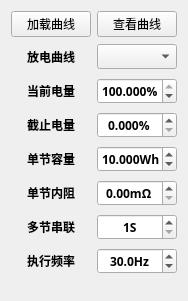
                      <widget class="QWidget" name="scrollAreaWidgetContents_5">
                       <property name="geometry">
                        <rect>
                         <x>0</x>
                         <y>0</y>
                         <width>179</width>
                         <height>301</height>
                        </rect>
                       </property>
                       <layout class="QVBoxLayout" name="verticalLayout_25">
                        <item>
                         <layout class="QHBoxLayout" name="horizontalLayout_48" stretch="1,2">
                          <item>
                           <widget class="QPushButton" name="btnBatSimLoad">
                            <property name="text">
                             <string>加载曲线</string>
                            </property>
                           </widget>
                          </item>
                          <item>
                           <widget class="QPushButton" name="btnBatSimPreview">
                            <property name="text">
                             <string>查看曲线</string>
                            </property>
                           </widget>
                          </item>
                         </layout>
                        </item>
                        <item>
                         <layout class="QHBoxLayout" name="horizontalLayout_42" stretch="1,2">
                          <item>
                           <widget class="QLabel" name="label_32">
                            <property name="minimumSize">
                             <size>
                              <width>0</width>
                              <height>28</height>
                             </size>
                            </property>
                            <property name="font">
                             <font>
                              <family>Sarasa Fixed SC SemiBold</family>
                              <bold>true</bold>
                             </font>
                            </property>
                            <property name="text">
                             <string>放电曲线</string>
                            </property>
                            <property name="alignment">
                             <set>Qt::AlignCenter</set>
                            </property>
                            <property name="margin">
                             <number>6</number>
                            </property>
                           </widget>
                          </item>
                          <item>
                           <widget class="QComboBox" name="comboBatSimCurve">
                            <property name="maximumSize">
                             <size>
                              <width>80</width>
                              <height>16777215</height>
                             </size>
                            </property>
                            <property name="font">
                             <font>
                              <family>Sarasa Fixed SC SemiBold</family>
                              <bold>true</bold>
                             </font>
                            </property>
                           </widget>
                          </item>
                         </layout>
                        </item>
                        <item>
                         <layout class="QHBoxLayout" name="horizontalLayout_44" stretch="1,2">
                          <item>
                           <widget class="QLabel" name="label_35">
                            <property name="minimumSize">
                             <size>
                              <width>0</width>
                              <height>28</height>
                             </size>
                            </property>
                            <property name="font">
                             <font>
                              <family>Sarasa Fixed SC SemiBold</family>
                              <bold>true</bold>
                             </font>
                            </property>
                            <property name="text">
                             <string>当前电量</string>
                            </property>
                            <property name="alignment">
                             <set>Qt::AlignCenter</set>
                            </property>
                            <property name="margin">
                             <number>6</number>
                            </property>
                           </widget>
                          </item>
                          <item>
                           <widget class="QDoubleSpinBox" name="spinBoxBatSimCurrent">
                            <property name="maximumSize">
                             <size>
                              <width>80</width>
                              <height>16777215</height>
                             </size>
                            </property>
                            <property name="font">
                             <font>
                              <family>Sarasa Fixed SC SemiBold</family>
                              <bold>true</bold>
                             </font>
                            </property>
                            <property name="alignment">
                             <set>Qt::AlignCenter</set>
                            </property>
                            <property name="suffix">
                             <string>%</string>
                            </property>
                            <property name="decimals">
                             <number>3</number>
                            </property>
                            <property name="minimum">
                             <double>0.000000000000000</double>
                            </property>
                            <property name="maximum">
                             <double>100.000000000000000</double>
                            </property>
                            <property name="singleStep">
                             <double>0.100000000000000</double>
                            </property>
                            <property name="stepType">
                             <enum>QAbstractSpinBox::AdaptiveDecimalStepType</enum>
                            </property>
                            <property name="value">
                             <double>100.000000000000000</double>
                            </property>
                           </widget>
                          </item>
                         </layout>
                        </item>
                        <item>
                         <layout class="QHBoxLayout" name="horizontalLayout_45" stretch="1,2">
                          <item>
                           <widget class="QLabel" name="label_37">
                            <property name="minimumSize">
                             <size>
                              <width>0</width>
                              <height>28</height>
                             </size>
                            </property>
                            <property name="font">
                             <font>
                              <family>Sarasa Fixed SC SemiBold</family>
                              <bold>true</bold>
                             </font>
                            </property>
                            <property name="text">
                             <string>截止电量</string>
                            </property>
                            <property name="alignment">
                             <set>Qt::AlignCenter</set>
                            </property>
                            <property name="margin">
                             <number>6</number>
                            </property>
                           </widget>
                          </item>
                          <item>
                           <widget class="QDoubleSpinBox" name="spinBoxBatSimStop">
                            <property name="maximumSize">
                             <size>
                              <width>80</width>
                              <height>16777215</height>
                             </size>
                            </property>
                            <property name="font">
                             <font>
                              <family>Sarasa Fixed SC SemiBold</family>
                              <bold>true</bold>
                             </font>
                            </property>
                            <property name="alignment">
                             <set>Qt::AlignCenter</set>
                            </property>
                            <property name="suffix">
                             <string>%</string>
                            </property>
                            <property name="decimals">
                             <number>3</number>
                            </property>
                            <property name="minimum">
                             <double>0.000000000000000</double>
                            </property>
                            <property name="maximum">
                             <double>100.000000000000000</double>
                            </property>
                            <property name="singleStep">
                             <double>0.100000000000000</double>
                            </property>
                            <property name="stepType">
                             <enum>QAbstractSpinBox::AdaptiveDecimalStepType</enum>
                            </property>
                            <property name="value">
                             <double>0.000000000000000</double>
                            </property>
                           </widget>
                          </item>
                         </layout>
                        </item>
                        <item>
                         <layout class="QHBoxLayout" name="horizontalLayout_43" stretch="1,2">
                          <item>
                           <widget class="QLabel" name="label_33">
                            <property name="minimumSize">
                             <size>
                              <width>0</width>
                              <height>28</height>
                             </size>
                            </property>
                            <property name="font">
                             <font>
                              <family>Sarasa Fixed SC SemiBold</family>
                              <bold>true</bold>
                             </font>
                            </property>
                            <property name="text">
                             <string>单节容量</string>
                            </property>
                            <property name="alignment">
                             <set>Qt::AlignCenter</set>
                            </property>
                            <property name="margin">
                             <number>6</number>
                            </property>
                           </widget>
                          </item>
                          <item>
                           <widget class="QDoubleSpinBox" name="spinBoxBatSimCap">
                            <property name="maximumSize">
                             <size>
                              <width>80</width>
                              <height>16777215</height>
                             </size>
                            </property>
                            <property name="font">
                             <font>
                              <family>Sarasa Fixed SC SemiBold</family>
                              <bold>true</bold>
                             </font>
                            </property>
                            <property name="alignment">
                             <set>Qt::AlignCenter</set>
                            </property>
                            <property name="suffix">
                             <string>Wh</string>
                            </property>
                            <property name="decimals">
                             <number>3</number>
                            </property>
                            <property name="minimum">
                             <double>0.000000000000000</double>
                            </property>
                            <property name="maximum">
                             <double>999.000000000000000</double>
                            </property>
                            <property name="singleStep">
                             <double>0.100000000000000</double>
                            </property>
                            <property name="stepType">
                             <enum>QAbstractSpinBox::AdaptiveDecimalStepType</enum>
                            </property>
                            <property name="value">
                             <double>10.000000000000000</double>
                            </property>
                           </widget>
                          </item>
                         </layout>
                        </item>
                        <item>
                         <layout class="QHBoxLayout" name="horizontalLayout_49" stretch="1,2">
                          <item>
                           <widget class="QLabel" name="label_40">
                            <property name="minimumSize">
                             <size>
                              <width>0</width>
                              <height>28</height>
                             </size>
                            </property>
                            <property name="font">
                             <font>
                              <family>Sarasa Fixed SC SemiBold</family>
                              <bold>true</bold>
                             </font>
                            </property>
                            <property name="text">
                             <string>单节内阻</string>
                            </property>
                            <property name="alignment">
                             <set>Qt::AlignCenter</set>
                            </property>
                            <property name="margin">
                             <number>6</number>
                            </property>
                           </widget>
                          </item>
                          <item>
                           <widget class="QDoubleSpinBox" name="spinBoxBatSimRes">
                            <property name="maximumSize">
                             <size>
                              <width>80</width>
                              <height>16777215</height>
                             </size>
                            </property>
                            <property name="font">
                             <font>
                              <family>Sarasa Fixed SC SemiBold</family>
                              <bold>true</bold>
                             </font>
                            </property>
                            <property name="alignment">
                             <set>Qt::AlignCenter</set>
                            </property>
                            <property name="suffix">
                             <string>mΩ</string>
                            </property>
                            <property name="decimals">
                             <number>2</number>
                            </property>
                            <property name="minimum">
                             <double>0.000000000000000</double>
                            </property>
                            <property name="maximum">
                             <double>1000.000000000000000</double>
                            </property>
                            <property name="singleStep">
                             <double>0.100000000000000</double>
                            </property>
                            <property name="stepType">
                             <enum>QAbstractSpinBox::AdaptiveDecimalStepType</enum>
                            </property>
                            <property name="value">
                             <double>0.000000000000000</double>
                            </property>
                           </widget>
                          </item>
                         </layout>
                        </item>
                        <item>
                         <layout class="QHBoxLayout" name="horizontalLayout_50" stretch="1,2">
                          <item>
                           <widget class="QLabel" name="label_41">
                            <property name="minimumSize">
                             <size>
                              <width>0</width>
                              <height>28</height>
                             </size>
                            </property>
                            <property name="font">
                             <font>
                              <family>Sarasa Fixed SC SemiBold</family>
                              <bold>true</bold>
                             </font>
                            </property>
                            <property name="text">
                             <string>多节串联</string>
                            </property>
                            <property name="alignment">
                             <set>Qt::AlignCenter</set>
                            </property>
                            <property name="margin">
                             <number>6</number>
                            </property>
                           </widget>
                          </item>
                          <item>
                           <widget class="QDoubleSpinBox" name="spinBoxBatSimCells">
                            <property name="maximumSize">
                             <size>
                              <width>80</width>
                              <height>16777215</height>
                             </size>
                            </property>
                            <property name="font">
                             <font>
                              <family>Sarasa Fixed SC SemiBold</family>
                              <bold>true</bold>
                             </font>
                            </property>
                            <property name="alignment">
                             <set>Qt::AlignCenter</set>
                            </property>
                            <property name="suffix">
                             <string>S</string>
                            </property>
                            <property name="decimals">
                             <number>0</number>
                            </property>
                            <property name="minimum">
                             <double>1.000000000000000</double>
                            </property>
                            <property name="maximum">
                             <double>6.000000000000000</double>
                            </property>
                            <property name="singleStep">
                             <double>0.100000000000000</double>
                            </property>
                            <property name="stepType">
                             <enum>QAbstractSpinBox::AdaptiveDecimalStepType</enum>
                            </property>
                            <property name="value">
                             <double>1.000000000000000</double>
                            </property>
                           </widget>
                          </item>
                         </layout>
                        </item>
                        <item>
                         <layout class="QHBoxLayout" name="horizontalLayout_46" stretch="1,2">
                          <item>
                           <widget class="QLabel" name="label_38">
                            <property name="minimumSize">
                             <size>
                              <width>0</width>
                              <height>28</height>
                             </size>
                            </property>
                            <property name="font">
                             <font>
                              <family>Sarasa Fixed SC SemiBold</family>
                              <bold>true</bold>
                             </font>
                            </property>
                            <property name="text">
                             <string>执行频率</string>
                            </property>
                            <property name="alignment">
                             <set>Qt::AlignCenter</set>
                            </property>
                            <property name="margin">
                             <number>6</number>
                            </property>
                           </widget>
                          </item>
                          <item>
                           <widget class="QDoubleSpinBox" name="spinBoxBatSimLoopFreq">
                            <property name="maximumSize">
                             <size>
                              <width>80</width>
                              <height>16777215</height>
                             </size>
                            </property>
                            <property name="font">
                             <font>
                              <family>Sarasa Fixed SC SemiBold</family>
                              <bold>true</bold>
                             </font>
                            </property>
                            <property name="alignment">
                             <set>Qt::AlignCenter</set>
                            </property>
                            <property name="suffix">
                             <string>Hz</string>
                            </property>
                            <property name="decimals">
                             <number>1</number>
                            </property>
                            <property name="minimum">
                             <double>0.000000000000000</double>
                            </property>
                            <property name="maximum">
                             <double>100.000000000000000</double>
                            </property>
                            <property name="singleStep">
                             <double>0.100000000000000</double>
                            </property>
                            <property name="stepType">
                             <enum>QAbstractSpinBox::AdaptiveDecimalStepType</enum>
                            </property>
                            <property name="value">
                             <double>30.000000000000000</double>
                            </property>
                           </widget>
                          </item>
                         </layout>
                        </item>
                        <item>
                         <spacer name="verticalSpacer_6">
                          <property name="orientation">
                           <enum>Qt::Vertical</enum>
                          </property>
                          <property name="sizeHint" stdset="0">
                           <size>
                            <width>20</width>
                            <height>36</height>
                           </size>
                          </property>
                         </spacer>
                        </item>
                       </layout>
                      </widget>
